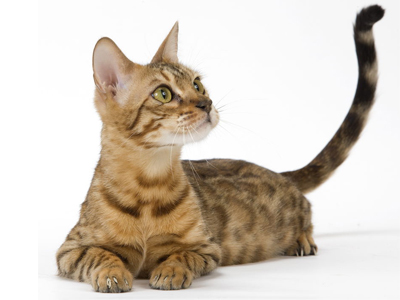
#> input picture clase03/gatito.jpg, 400 x 300 px
$ python histograma.py
#> lines starting #> are read from the running program, lines starting #| are printed output that depends on the picture; after the words box and inside, x2 and y2 are one past the last pixel; in counts of white or black regions, pixels touching at a corner belong together
from PIL import Image, ImageDraw

imagen = Image.open('gatito.jpg')
#> imagen is the input picture: PIL image 400x300 RGB; mean R, G, B 211.3, 201.5, 190

rojos = [0 for _ in range(256)]
verdes = [0 for _ in range(256)]
azules = [0 for _ in range(256)]

for r, g, b in imagen.getdata():
    rojos[r] += 1
    verdes[g] += 1
    azules[b] += 1
#> this loop made 120000 passes
#> (r, g, b) on passes 1 to 3: (255, 255, 255), (255, 255, 255), (255, 255, 255)
#> after the loop, azules = 256 values, max 18430 at index 255, min 1 at index 0, mean 468.8; rojos = 256 values, max 18220 at index 255, min 0 at index 0, mean 468.8; verdes = 256 values, max 18242 at index 255, min 0 at index 0, mean 468.8


def generar_histograma(conteos, nombre_archivo):
#> called with nombre_archivo = 'rojos.jpg'
    lienzo = Image.new('RGB', (256, 256))
#> lienzo: PIL image 256x256 RGB; every value is 0
    lapicero = ImageDraw.Draw(lienzo)

    maximo_conteo = max(conteos)
#> maximo_conteo = 18220
    for color, conteo in enumerate(conteos):
        factor = conteo / maximo_conteo
        lapicero.line([(color, 256), (color, 256 - (factor * 256))])
#> this loop made 256 passes
#> (conteo, factor) on passes 1 to 3: (0, 0), (0, 0), (0, 0)

    lienzo.save(nombre_archivo)
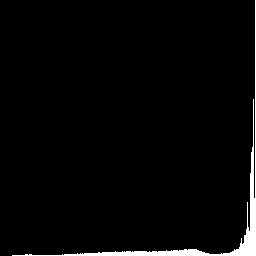
#> saved as rojos.jpg: PIL image 256x256 RGB; 2.8% white; 1 white region, box (x1, y1, x2, y2) and area: (12, 0, 256, 256) 1804


generar_histograma(rojos, 'rojos.jpg')
generar_histograma(verdes, 'verdes.jpg')
#> call 2 of generar_histograma, with nombre_archivo = 'verdes.jpg'
#> in generar_histograma (call 2), `maximo_conteo = max(conteos)`: maximo_conteo = 18242
#> the loop in generar_histograma (call 2), `for color, conteo in enumerate(conteos):` made 256 passes
#> in generar_histograma (call 2), `lienzo.save(nombre_archivo)`:
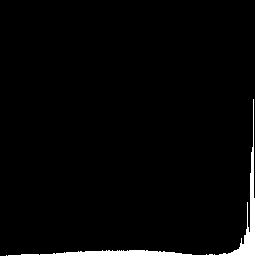
#> saved as verdes.jpg: PIL image 256x256 RGB; 2.8% white; 2 white regions (1 under 20 px), largest, box (x1, y1, x2, y2) and area: (8, 0, 256, 256) 1815
generar_histograma(azules, 'azules  .jpg')
#> call 3 of generar_histograma, with nombre_archivo = 'azules  .jpg'
#> in generar_histograma (call 3), `maximo_conteo = max(conteos)`: maximo_conteo = 18430
#> the loop in generar_histograma (call 3), `for color, conteo in enumerate(conteos):` made 256 passes
#> (conteo, factor) on passes 1 to 3: (1, 5.43e-05), (2, 0.000109), (4, 0.000217)
#> in generar_histograma (call 3), `lienzo.save(nombre_archivo)`:
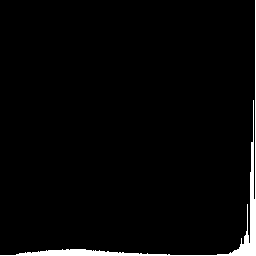
#> saved as azules  .jpg: PIL image 256x256 RGB; 2.7% white; 1 white region, box (x1, y1, x2, y2) and area: (0, 0, 256, 256) 1795
